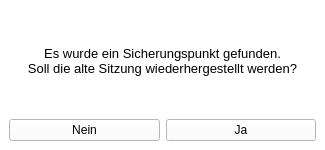
<?xml version="1.0" encoding="UTF-8"?>
<ui version="4.0">
 <class>RestoreSession</class>
 <widget class="QMainWindow" name="RestoreSession">
  <property name="geometry">
   <rect>
    <x>0</x>
    <y>0</y>
    <width>325</width>
    <height>150</height>
   </rect>
  </property>
  <property name="windowTitle">
   <string>physioForms - Information</string>
  </property>
  <property name="styleSheet">
   <string notr="true">background-color:rgb(255, 255, 255)</string>
  </property>
  <widget class="QWidget" name="centralwidget">
   <layout class="QHBoxLayout" name="horizontalLayout_2">
    <item>
     <layout class="QVBoxLayout" name="verticalLayout" stretch="2,1">
      <item>
       <widget class="QLabel" name="label">
        <property name="sizePolicy">
         <sizepolicy hsizetype="Preferred" vsizetype="Preferred">
          <horstretch>0</horstretch>
          <verstretch>0</verstretch>
         </sizepolicy>
        </property>
        <property name="font">
         <font>
          <pointsize>10</pointsize>
         </font>
        </property>
        <property name="text">
         <string>&lt;html&gt;&lt;head/&gt;&lt;body&gt;&lt;p align=&quot;center&quot;&gt;Es wurde ein Sicherungspunkt gefunden.&lt;br/&gt;Soll die alte Sitzung wiederhergestellt werden?&lt;/p&gt;&lt;/body&gt;&lt;/html&gt;</string>
        </property>
       </widget>
      </item>
      <item>
       <layout class="QHBoxLayout" name="horizontalLayout">
        <item>
         <widget class="QPushButton" name="sessionrestoreButtonNo">
          <property name="text">
           <string>Nein</string>
          </property>
         </widget>
        </item>
        <item>
         <widget class="QPushButton" name="sessionrestoreButtonYes">
          <property name="text">
           <string>Ja</string>
          </property>
         </widget>
        </item>
       </layout>
      </item>
     </layout>
    </item>
   </layout>
  </widget>
 </widget>
 <resources/>
 <connections/>
</ui>
